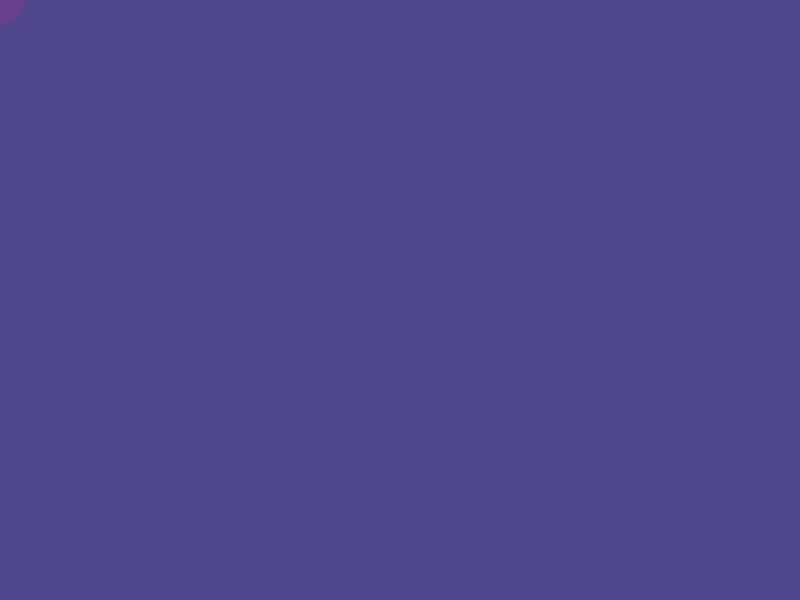
Frame 1 (no input)
Frame 60 (no input): identical to frame 1, image omitted
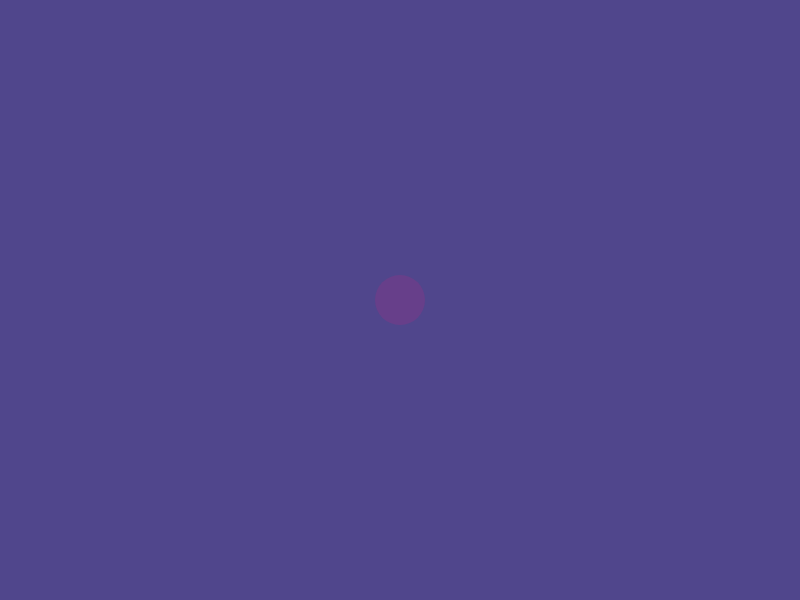
Frame 120 (the mouse pressed at the canvas centre since frame 60)

The p5.js sketch that drew these frames (run headless with seeded random() and noise() and a simulated clock; from frame 60 on, the mouse is pressed at the canvas centre):

// p5.js sketch
// ── sketch.js
function setup () {
    createCanvas (800, 600);
    background(130);
    
}

function draw () {
    noStroke();
    background(80, 70, 140);
    fill(200,40,130,50);
    ellipse(mouseX, mouseY, 50, 50);
}
